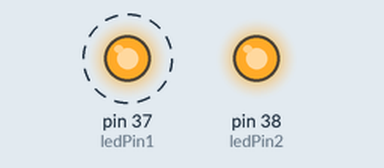
This sketch was run on a simulated Arduino Mega 2560, built with avr-gcc and run on an emulated ATmega2560. Shown: output pins drawn as LEDs (lit = HIGH). Dashed ring = blinking.

Above: at 0.5 s.
At 2.5 s:
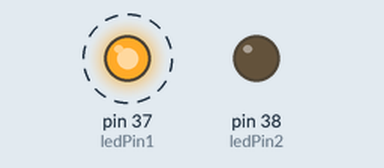
Timing chart, 0 to 6.9 s (numbered marks = the images above):
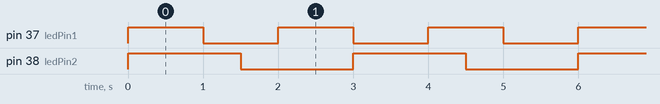

The sketch:

icte5.ino
```cpp
// Filename: icte5.ino
// Author: Hailey Yuan, Ruiqi Liu
// Date: 05/06/2026
// Description: this file creates a TCB scheduler that blinks two LEDs at different frequencies.

void toggleLED1(void *p);
void toggleLED2(void *p);

#define STATE_RUNNING   0
#define STATE_READY     1
#define STATE_WAITING   2
#define STATE_INACTIVE  3
#define STATE_SLEEP     4

// TCB Struct
typedef struct {
  void (*fptr)(); // function pointer
  void *arg_ptr; // argument pointer
  unsigned short int state; // task state
  unsigned long delay; // sleeeeeeep delay
  unsigned long interval; // time between toggling
} TCBStruct;

// LED Pins
const int ledPin1 = 37;
const int ledPin2 = 38;

// Time of last update
unsigned long lastTime37 = 0;
unsigned long lastTime38 = 0;

// LED state
bool state37 = LOW;
bool state38 = LOW;

TCBStruct TaskList[2];

void setup() {
  // put your setup code here, to run once:
  pinMode(ledPin1, OUTPUT);
  pinMode(ledPin2, OUTPUT);

  // Assign TCB struct values
  TaskList[0].fptr = toggleLED1;
  TaskList[0].arg_ptr = NULL;
  TaskList[0].state = STATE_READY;
  TaskList[0].delay = 0;
  TaskList[0].interval = 1000;
  TaskList[1].fptr = toggleLED2;
  TaskList[1].arg_ptr = NULL;
  TaskList[1].state = STATE_READY;
  TaskList[1].delay = 0;
  TaskList[1].interval = 1500;
}

void loop() {
  unsigned long now = millis();
  for (int i = 0; i < 2; i++) {
    // Wakes up task and sets state to ready
    if (TaskList[i].state == STATE_SLEEP && now >= TaskList[i].delay) {
      TaskList[i].state = STATE_READY;    // wake up
    }

    // Runs task after seeing ready state
    if (TaskList[i].state == STATE_READY) {
      // Task called sets state back to sleep when done
      TaskList[i].fptr();
    }
  }
}

// Name: toggleLED1
// Description: changes state of first LED
void toggleLED1() {
  state37 = !state37;
  digitalWrite(ledPin1, state37);
  sleep(0, TaskList[0].interval);
}

// Name: toggleLED2
// Description: changes state of second LED
void toggleLED2() {
  state38 = !state38;
  digitalWrite(ledPin2, state38);
  sleep(1, TaskList[1].interval);
}

// Name: sleep
// Description: changes task state to sleep
void sleep(int taskIndex, unsigned long d_ms) {
  TaskList[taskIndex].state = STATE_SLEEP;
  TaskList[taskIndex].delay = millis() + d_ms;   // absolute wake time
}

// void toggleLED(int pin, unsigned long interval, unsigned long &lastTime, bool &state) {
//   unsigned long currentTime = millis();
//   if (currentTime - lastTime >= interval) {
//     state = !state;
//     digitalWrite(pin, state);
//     lastTime = currentTime;
//   }
// }
```

Measured:
- by itself, pin 37 (ledPin1): alternates HIGH for 1.0 s and LOW for 1.0 s
- by itself, pin 38 (ledPin2): alternates HIGH for 1.5 s and LOW for 1.5 s
- by itself, everything shown: repeats every 6.0 s, in 8 steps
